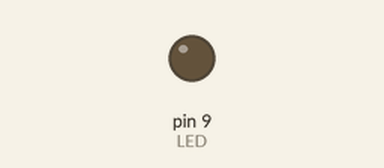
This sketch was run on a simulated Arduino Uno, built with avr-gcc and run on an emulated ATmega328P. Shown: output pins drawn as LEDs (lit = HIGH). What the sketch prints to the serial monitor is not drawn. At 33.6 s the program stops and its outputs stay as they are.

Above: at 0.1 s.
At 16.3 s:
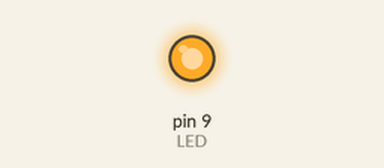
Timing chart, 0 to 32.1 s (numbered marks = the images above):
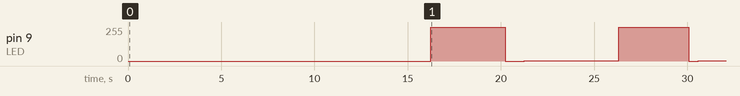

The sketch:

TransmissorFinal.ino
```cpp
#define LED 9

String Texto; //Mensagem a ser enviada
char binTexto[256]; //256 Bits tamanho maximo da palavra
char binCaracter[8]; //Vetor de bits para cada letra
int start = 0; //Controle do transmissor
long divisor = 65521; //Divisor, numero perto do numero maximo que cabe dentro dos 16 bits
char binDivisor[17]; //Numero binario do divisor
char binFinal[272]; //Array de envio final com CRC! (256 bits da mensagem e 16 do CRC)

int TaxaTransferencia = 4; //Unidade em bits por segundo

int NRZ = 0; //1 Para l e 0 Para i

char exor(char a,char b){ //Funcao auxiliar para calculo do CRC
  if(a==b)
    return '0';
  else
    return '1';
}

void crc(char data[], char key[]){ //Funcao para calculo do CRC e doa array final a ser enviado

    int datalen = strlen(data);
    int keylen = strlen(key);

    for (int i = 0; i < keylen - 1; i++) // Adiciona 0 para toda a data restante
        data[datalen + i] = '0';
    data[datalen + keylen - 1] = '\0';

    Serial.println("Data a ser dividida pelo divisor: ");
    Serial.println(data);

    int codelen = datalen + keylen - 1; //Tamanho da palavra

    char temp[17], rem[17]; //Variaveis para calculo do Remainder

    for (int i = 0; i < keylen; i++)
        rem[i] = data[i];

    for (int j = keylen; j <= codelen; j++)
    {
        for (int i = 0; i < keylen; i++)
            temp[i] = rem[i];

        if (rem[0] == '0')
        {
            for (int i = 0; i < keylen - 1; i++)
                rem[i] = temp[i + 1];
        }
        else
        {
            for (int i = 0; i < keylen - 1; i++)
                rem[i] = exor(temp[i + 1], key[i + 1]);
        }
        if (j != codelen)
            rem[keylen - 1] = data[j];
        else
            rem[keylen - 1] = '\0';
    }

    for (int i = 0; i < keylen - 1; i++)
        data[datalen + i] = rem[i];
    data[codelen] = '\0';


    strcpy(binFinal, data);

    Serial.println("CRC"); //Printa CRC
    Serial.println(rem);
    Serial.println("Data final a ser enviada");
    Serial.println(data);

}


void setup() {

  pinMode(LED, OUTPUT);
  digitalWrite(LED, LOW);
  Serial.begin(9600);
  Serial.setTimeout(5000);

  Serial.print("Digite a mensagem a ser enviada: ");
  Texto = Serial.readString();
  Texto.remove(Texto.length()-1,1);
  Serial.println(Texto);


  Serial.print("Velocidade de transmissao 'Bits por Segundo (B/s)': ");
  Serial.println(TaxaTransferencia);
  Serial.print("Delay entre Bits: ");
  TaxaTransferencia = 1000/TaxaTransferencia;
  Serial.println(TaxaTransferencia);

  char Caracter;

  delay(1000);

  for (int i = 0; i < Texto.length(); i++) { //For para rodar toda a mensagem
    Caracter = Texto.charAt(i); //Pega o caracter
    itoa(Caracter, binCaracter, 2); //Transforma em binario (A funcao itoa nao transforma a character direto nos 8 bits, ela pula o 1 bit da ASCII)
    binTexto[strlen(binTexto)] = '0'; //Adiciona um 0 antes devido ao problema citado acima
    if (Caracter == ' '){ //Caso seja espaco adiciona mais um 0
      binTexto[strlen(binTexto)] = '0';
    }
    strcat(binTexto, binCaracter); //Adiciona o array binario do character dentro da mensagem em binario
  }

  Serial.print("Mensagem a enviar: '"); //Mensagem
  Serial.print(Texto);
  Serial.println("'");


  Serial.print("Binario da mensagem = '"); //Binario da Mensagem
  Serial.print(binTexto);
  Serial.println("'");


  itoa(divisor, binDivisor, 2); //Converte o numero divisor em binario
  Serial.print("Numero Divisor = "); //Numero divisor
  Serial.print(divisor);
  Serial.print(" == Divisor em Binario = "); //Numero divisor
  Serial.println(binDivisor);


  crc(binTexto,binDivisor);

  if (NRZ == 0){
      for (int i = 0; i < (strlen(binFinal))+1; i++){
        if(binFinal[i]== '1')  {
          binFinal[i] = '0';
        }else if (binFinal[i]== '0')  {
          binFinal[i] = '1';
        }
      }
   }

}


void loop() {

  if (start == 0){ //Vai rodar so uma vez

    Serial.print("Ligue o receptor em ate 10 segundos! ");
    for (int k = 1; k<11;k++){
      Serial.print(k);
      Serial.print(" ");
      delay (1000);
    }
    start = 1;
  }

  if (start = 1){

    int contador1 = Texto.length() * 8;

    digitalWrite(LED, HIGH); //Aviso de comeco de envio
    Serial.println("Em 5 segundos comecara a ser enviada a mensagem");
    delay(4000);
    digitalWrite(LED, LOW);
    delay(1000);

    Serial.println("============================== COMECANDO ENVIO =================================");

    for (int i = 0; i < contador1; i++) { //Vai rodar ate os 272 bits

        Serial.print(binFinal[i]);
        Serial.print(" ");

        if (binFinal[i] == '1'){
          digitalWrite(LED, HIGH);
        }else{
          digitalWrite(LED, LOW);
        }


      delay(TaxaTransferencia);

    }

    analogWrite(LED,3); //Aviso de fim de envio
    Serial.println("Mensagem enviada!");
    Serial.println("Em 5 segundos comecara a ser enviado o CRC");

    delay(5000);

    analogWrite(LED,0);

    for (int i = contador1; i < contador1+17; i++) { //Vai rodar ate enviar todo o crc

      Serial.print(binFinal[i]);
      Serial.print(" ");

      if (binFinal[i] == '1'){
        digitalWrite(LED, HIGH);
      }else{
        digitalWrite(LED, LOW);
      }


      delay(TaxaTransferencia);

    }

    analogWrite(LED,3); //Aviso de fim de envio
    Serial.println("CRC Enviado!");
    Serial.println("Todos os dados enviados!");

    delay(3000);

    exit(1);

 }

}
```

Measured:
- by itself, pin 9 (LED): 0/255 → 255/255 at 16.2 s, → 0/255 4.0 s later, → 3/255 1.0 s later, → 255/255 5.1 s later, … (6 changes in this stretch)
